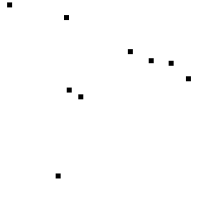
Frame 1 (no input)
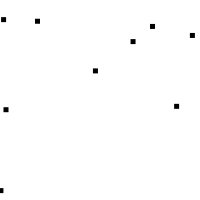
Frame 60 (the mouse pressed at the canvas centre just before this capture)
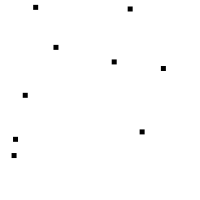
Frame 120 (the mouse held since frame 60 and released just before this capture)

The Processing sketch that drew these frames (run headless with seeded random() and noise(); from frame 60 on, the mouse is pressed at the canvas centre):

// Processing sketch: e02_mosquitoes
// ── e02_mosquitoes.pde
Mosquito[] mosquitoes;

void setup() {
  size(200,200);
  mosquitoes = new Mosquito[9];
  for (int i = 0; i < mosquitoes.length; i++)
    mosquitoes[i] = new Mosquito();
}

void draw() {
  background(255);
  
  PVector randomForce = new PVector(0,0);
  PVector airResistance = new PVector(0,0);
  PVector repulsionFromOtherMosquitoes = new PVector(0,0);
  PVector[] forces = new PVector[]{randomForce,repulsionFromOtherMosquitoes,airResistance};
  
  for (int i = 0; i < mosquitoes.length; i++) {
    
    randomForce.x = random(-0.4,0.4);
    randomForce.y = random(-0.4,0.4);
    
    repulsionFromOtherMosquitoes = new PVector(0,0);
    for (int j = 0; j < mosquitoes.length; j++) {
      if (i != j) {
          PVector dislocation = PVector.sub(mosquitoes[j].location,mosquitoes[i].location); // from i to j
          float dist = dislocation.mag();
          if (dist < 8) {
            PVector repulsion = dislocation.copy();
            repulsion.normalize();
            repulsion.mult(-0.5);
            repulsionFromOtherMosquitoes.add(repulsion);
          }
      }
    }
    forces[1] = repulsionFromOtherMosquitoes;
    
    float speed = mosquitoes[i].velocity.mag();
    airResistance = mosquitoes[i].velocity.copy();
    airResistance.normalize();
    airResistance.mult(-0.02*speed*speed);
    forces[2] = airResistance;
    
    mosquitoes[i].update(forces);
    mosquitoes[i].display();
  }
}

class Mosquito {
  
  PVector location;
  PVector velocity;
  
  Mosquito() {
    location = new PVector(random(0,width),random(0,height));
    velocity = new PVector(random(-1,1),random(-1,1));
  }
  
  void update(PVector[] forces) {
    // calculate acceleration
    PVector totalForce = sumForces(forces);
    PVector acceleration = totalForce;
    
    // trickle-down effect
    velocity.add(acceleration);
    location.add(velocity);
    
    // bounce
    _bounceOnEdges();
  }
  
  void display() {
    rectMode(CENTER);
    noStroke();
    fill(0);
    rect(location.x,location.y,5,5);
  }
  
  void _bounceOnEdges() {
    // vertical
    if (location.y < 0) {
      location.y = 0;
      velocity.y = abs(velocity.y);
    } else if (location.y > height) {
      location.y = height;
      velocity.y = -abs(velocity.y);
    }
    
    // horizontal
    if (location.x < 0) {
      location.x = 0;
      velocity.x = abs(velocity.x);
    } else if (location.x > width) {
      location.x = width;
      velocity.x = -abs(velocity.x);
    }
  }
}

PVector sumForces(PVector[] forces) {
  PVector result = new PVector(0,0);
  for (int i = 0; i < forces.length; i++)
    result.add(forces[i]);
  return result;
}
